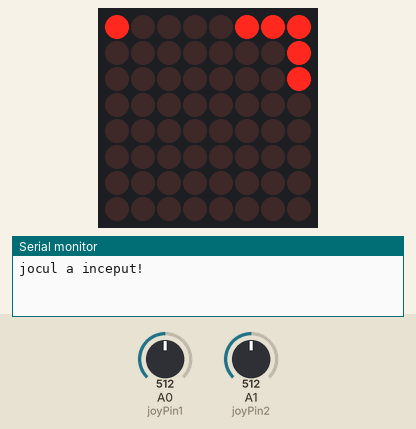
Bench run of a sketch on a simulated Arduino Uno, built with avr-gcc and run on an emulated ATmega328P. On the bench: 8×8 LED matrix, the last lines printed to the serial monitor. The inputs (shaded band) are chosen by the test bench; at power-on: A0 (joyPin1) = 512, A1 (joyPin2) = 512. Random numbers use the default seed unless the sketch sets one.

Above: at 2.8 s.
2.9 s: A0 (joyPin1) set to 895
5.9 s: A0 (joyPin1) set to 928
At 7.08 s:
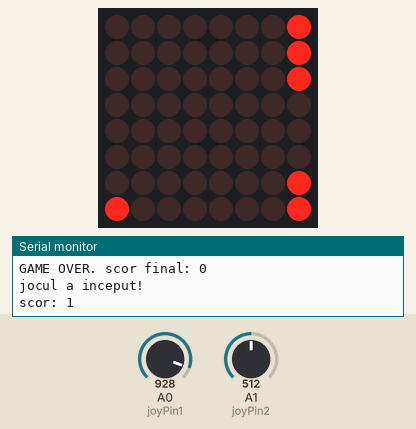
7.9 s: A0 (joyPin1) set to 716
At 7.98 s:
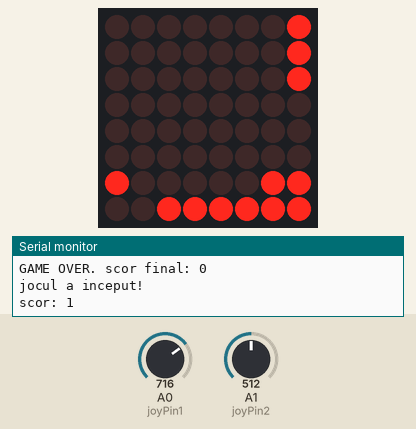
9.8 s: A1 (joyPin2) set to 788
12.8 s: A1 (joyPin2) set to 811
At 15.59 s:
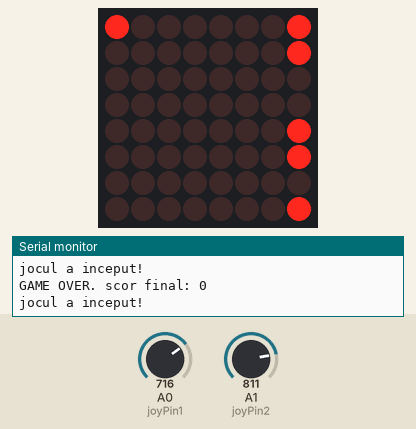
15.8 s: A1 (joyPin2) set to 716
At 17.7 s:
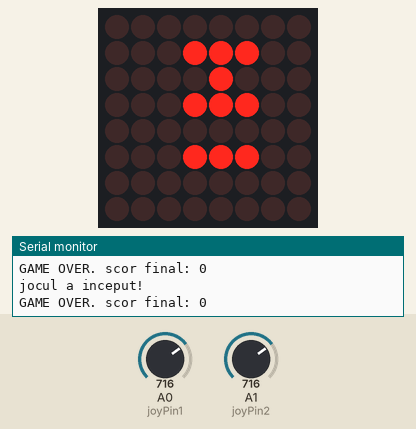

The sketch:

labmotor.ino
```cpp
#include "LedControl.h"
LedControl lc = LedControl(12,11,10,1); //

 int stdValue = 55;
 int joyPin1 = 0; // slider variable connecetd to analog pin 0
 int joyPin2 = 1; // slider variable connecetd to analog pin 1
 int buttonPin = 6;
 int value1 = 0;// variable to read the value from the analog pin 0
 int value2 = 0;// variable to read the value from the analog pin 1
 byte Start = 0;
  int  row = 0, col = 4;
 int timpIntreLinii = 7000, previousScor = 0;
 unsigned long previousMillis2 = 0, previousMillisR = 0;

 unsigned long prevMillis = 0;
 byte state[10][10];
 byte waitSignal = 0;
 int numRows = 0, scor = 0, ok = 0;

void setup() {
  pinMode(buttonPin, INPUT);
  lc.shutdown(0,false);// turn off power saving, enables display
  lc.setIntensity(0,8);// sets brightness (0~15 possible values)
  lc.clearDisplay(0);// clear screen
  Serial.begin(9600);
 }

 void loop() {
  if (waitSignal == 0)
    mesajStart();
    else
    if (waitSignal == 1 && Start == 1) {
        mesajStartOff();
        Serial.println("jocul a inceput!");
      }
      else
      if (waitSignal == 1) {
        cob();
        dif();
        CheckAlive();
      }
      else {
        if(waitSignal == 3) {
          Serial.print("GAME OVER. scor final: ");
          Serial.println(scor);
          waitSignal = 0;
          scor = 0;
        }
      }

  command();
  check();
}

void mesajStart() {
  lc.clearDisplay(0);
  for (int i = 3; i <= 5; ++i) {
     lc.setLed(0, 1, i, true);
     lc.setLed(0, 3, i, true);
     lc.setLed(0, 5, i, true);
    }
  lc.setLed(0, 2, 4, true);
  Start = 1;
  delay(2000);
 }

 void mesajStartOff() {
  lc.clearDisplay(0);
  Start = 0;
 }
 void shoot(int coloana) {
  unsigned long currentMillis = millis();
  int contor = 0;
   for (int row1 = 1; row1 <= 7; ++row1) {
     if (state[coloana][row1] == 0) {
      lc.setLed(0, coloana, row1, true); // turns on LED at coloana, row
     }
   }

   for (int row1 = 1; row1 <= 7; ++row1) {
     if (state[coloana][row1] == 0) {
       lc.setLed(0,coloana,row1,false);
     }
   }

   state[coloana][8] = 1;
   for (int row1 = 1; row1 <= 8; ++row1) {
      if (state[coloana][row1] == 1) {
         lc.setLed(0, coloana, row1 - 1, true);
         state[coloana][row1 - 1] = 1;
         break;
        }
   }
}

int treatValue(int data) {
  return (data * 9 / 1024) + 48;
 }

void command() {   //interpretarea datelor primite de la joystick
  unsigned long currentMillis = millis();

   lc.setLed(0, col, row, true);
   state[col][row] = 1;
   value1 = analogRead(joyPin1);
   if (millis() - previousMillisR >= 150) {
    value2 = analogRead(joyPin2);
     previousMillisR = millis();

     if (treatValue(value1) != stdValue || treatValue(value2) != stdValue) {
      waitSignal = 1;
     }

       lc.setLed(0, col, row, false);
       state[col][row] = 0;
       if (treatValue(value1) > stdValue) {
         col++;
       }
         else
         if (treatValue(value1) < stdValue) {
          col--;
         }

       if (col == 8) {
           col = 7;
       }
       if (col == -1) {
           col = 0;
       }


     if (treatValue(value2) < stdValue) {
         shoot(col);
     }

     lc.setLed(0, col, row, true);
     state[col][row] = 1;
     CheckAlive();
    }
 }

void CheckAlive() {
  for(int i = 0; i <= 7; ++i) {
  if (state[i][1] == 1) {
      for(int j = 0; j <= 7; ++j) {
        for(int k = 0; k <= 7; ++k) {
          state[j][k] = 0;
        }
      }
      waitSignal = 3;
  }
  }
}

 void gen() {
   //generam un n intre 4 si 7
   int n = rand()%4;
   n += 4;
   int i = 0;
   while (i < n) {
        int j = rand()%8;
        lc.setLed(0, j, 7, true);
        state[j][7] = 1;
        i++;
       }
 numRows++;
}

void cob() {
 //dupa fiecare timpIntreLinii secunde, fiecare linie cade cu o pozitie
  unsigned long currentMillis = millis();
  int lastRow = 8 - numRows;

  if (currentMillis - previousMillis2 >= timpIntreLinii || ok == 2) {
    for (int i = lastRow; i <= 7; ++i)
      for (int j = 0; j <= 7; j++) {
        state[j][i - 1] = state[j][i];
        lc.setLed(0, j, i, false);
        state[j][i] = 0;
        if (state[j][i - 1] == 1)
          lc.setLed(0, j, i - 1, true);
       }
   gen();
   previousMillis2 = currentMillis;
   }
 }

 void acoperaGol(int fullRow) {
  for (int x = fullRow; x >= 1; x--)
    for (int j = 0; j <= 7; j++)
        if (state[j][x] == 1) {
             lc.setLed(0,j,x,false);
             state[j][x] = 0;
            }
 }

 void check() {
  //daca toate ledurile unui rand sunt aprinse, sterge linia si numRows--. scor++
   for (int i = 1; i <= 7; ++i)
    {
     ok = 1;
     for (int j = 0; j <= 7; ++j) {
        if (state[j][i] == 0) {
          ok = 0;
        }
     }
     if (ok == 1) {  //inseamna ca toate ledurile unui rand sund aprinse
        acoperaGol(i);
         numRows--;
         scor++;
         for (int k = 0; k <= 7; k++) {
           lc.setLed(0, k, i, false);
           state[k][i] = 0;
           }
         Serial.print("scor: ");
         Serial.println(scor);
         ok = 2;
        }
    }
 }

 void dif() {
  unsigned long currentMillis = millis();
  if (scor - previousScor == 3) {
     previousScor = scor;
     timpIntreLinii -= 1000;
     Serial.println("next level!");
     }
  if (timpIntreLinii <= 0) {
      waitSignal = 3;
  }
 }
```

Measured:
- the behaviour switches between 910 and 911 on A0 (joyPin1) (found by bisection; images 0 and 1)
- the behaviour switches between 796 and 797 on A1 (joyPin2) (found by bisection; images 2 and 3)
